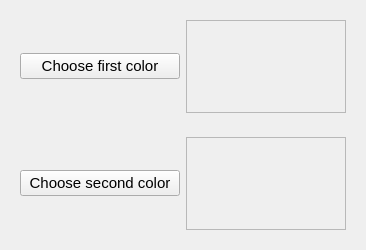
<?xml version="1.0" encoding="UTF-8"?>
<ui version="4.0">
 <class>ChosenBackgroundGradient</class>
 <widget class="QWidget" name="ChosenBackgroundGradient">
  <property name="geometry">
   <rect>
    <x>0</x>
    <y>0</y>
    <width>366</width>
    <height>250</height>
   </rect>
  </property>
  <property name="windowTitle">
   <string>ChosenBackgroundGradient</string>
  </property>
  <layout class="QVBoxLayout" name="verticalLayout">
   <item>
    <widget class="QWidget" name="firstColorArea" native="true">
     <property name="sizePolicy">
      <sizepolicy hsizetype="MinimumExpanding" vsizetype="MinimumExpanding">
       <horstretch>0</horstretch>
       <verstretch>0</verstretch>
      </sizepolicy>
     </property>
     <layout class="QHBoxLayout" name="horizontalLayout">
      <item>
       <widget class="QPushButton" name="firstDialogButton">
        <property name="sizePolicy">
         <sizepolicy hsizetype="Minimum" vsizetype="Maximum">
          <horstretch>0</horstretch>
          <verstretch>0</verstretch>
         </sizepolicy>
        </property>
        <property name="font">
         <font>
          <family>Ubuntu</family>
          <pointsize>11</pointsize>
         </font>
        </property>
        <property name="text">
         <string>Choose first color</string>
        </property>
       </widget>
      </item>
      <item>
       <widget class="QFrame" name="firstColorPreview">
        <property name="font">
         <font>
          <family>Ubuntu</family>
          <pointsize>11</pointsize>
         </font>
        </property>
        <property name="frameShape">
         <enum>QFrame::StyledPanel</enum>
        </property>
        <property name="frameShadow">
         <enum>QFrame::Raised</enum>
        </property>
       </widget>
      </item>
     </layout>
    </widget>
   </item>
   <item>
    <widget class="QWidget" name="secondColorArea" native="true">
     <property name="sizePolicy">
      <sizepolicy hsizetype="MinimumExpanding" vsizetype="MinimumExpanding">
       <horstretch>0</horstretch>
       <verstretch>0</verstretch>
      </sizepolicy>
     </property>
     <layout class="QHBoxLayout" name="horizontalLayout_2">
      <item>
       <widget class="QPushButton" name="secondDialogButton">
        <property name="sizePolicy">
         <sizepolicy hsizetype="Minimum" vsizetype="Maximum">
          <horstretch>0</horstretch>
          <verstretch>0</verstretch>
         </sizepolicy>
        </property>
        <property name="font">
         <font>
          <family>Ubuntu</family>
          <pointsize>11</pointsize>
         </font>
        </property>
        <property name="text">
         <string>Choose second color</string>
        </property>
       </widget>
      </item>
      <item>
       <widget class="QFrame" name="secondColorPreview">
        <property name="font">
         <font>
          <family>Ubuntu</family>
          <pointsize>11</pointsize>
         </font>
        </property>
        <property name="frameShape">
         <enum>QFrame::StyledPanel</enum>
        </property>
        <property name="frameShadow">
         <enum>QFrame::Raised</enum>
        </property>
       </widget>
      </item>
     </layout>
    </widget>
   </item>
  </layout>
 </widget>
 <resources/>
 <connections/>
</ui>
